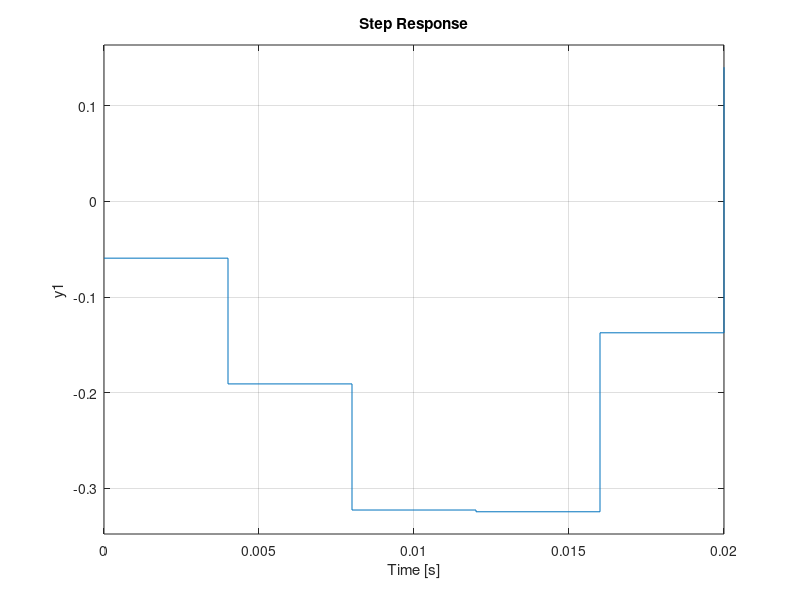
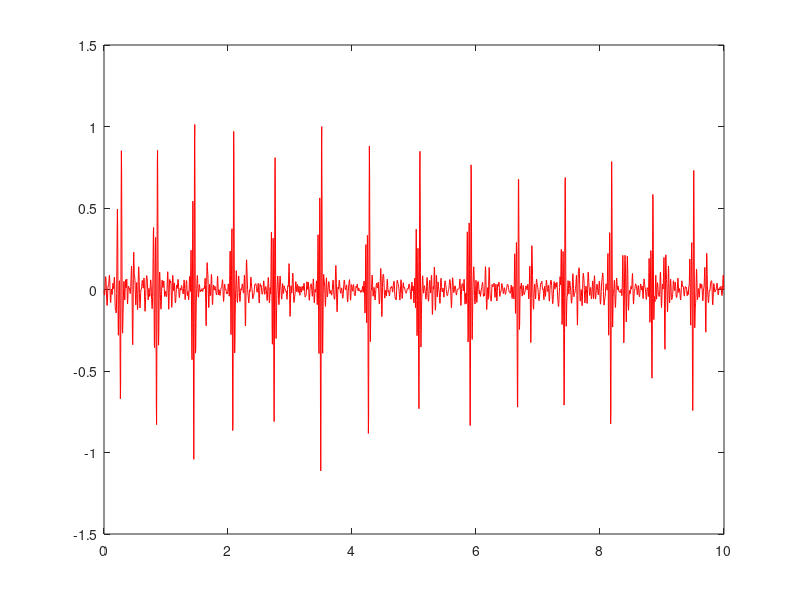

Reproduce these figures in MATLAB, in order.
clc
clear all

load('filtro_conv.mat');

fs = 250; %Frecuencia de muestreo
%Para poder utilziar este filtro se necesita que la se�al de entrada

%TF del filtro
filter = filt(FIRbp.tf.num,FIRbp.tf.den,1/fs);

%Generador de la respuesta al impulso del filtro
% impz(num,den,n de puntos,fs)
% [h t] = impz(FIRbp.tf.num,FIRbp.tf.den,20,250);

%Respues al impulso Filtro FIR con frecuencia de corte en 40Hz y frecuencia
% de muestreo fs = 250;
%h = [-0.0593341497149129 -0.131643055995946 -0.132008742782508 -0.00183627497553400 0.187348576956375 0.278006552946558 0.187348576956375 -0.00183627497553400 -0.132008742782508 -0.131643055995946 -0.0593341497149129 0 0 0 0 0 0 0 0 0];

%Pasamos a variables de estado
filterss = ss(filter);

figure(1)
step(filterss);

%Filtro la señal de entrada
t_1 = t_1-min(t_1);
[Y,T,X] = lsim(filterss,ch_1,t_1);
figure(2)
plot(T,Y,'r');

%Guardo las matrices del filtro
A = filterss.A;
B = filterss.B;
C = filterss.C;
D = filterss.D;

save('ssModel.mat','A','B','C','D','Ts');